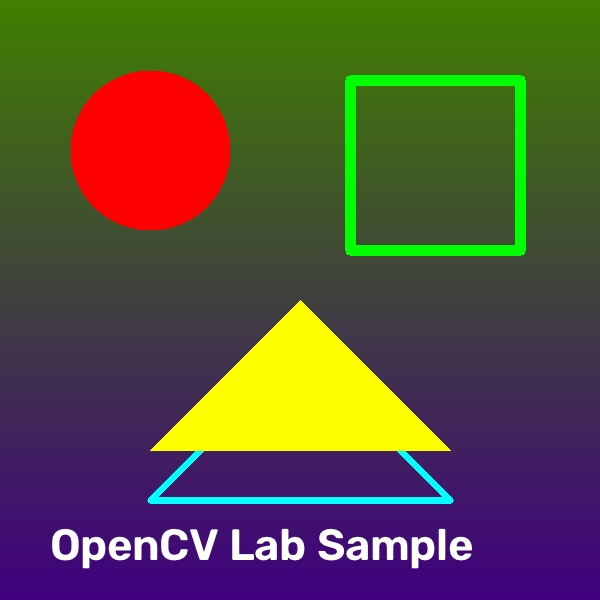
#> input picture inputs/sample.jpg, 600 x 600 px
$ python Exp_35_Draw_Rect_Extract_Object.py
#> lines starting #> are read from the running program, lines starting #| are printed output that depends on the picture
"""
Experiment 35: Draw Rectangular shape and extract objects
Description: Draw a bounding box around a specific coordinate region of interest,
             and crop/extract that object.
"""
import cv2
import os
import sys

def main():
    input_path = os.path.join("inputs", "sample.jpg")
    output_rect_img = os.path.join("outputs", "Exp_35_Rectangle_Drawn.jpg")
    output_cropped_obj = os.path.join("outputs", "Exp_35_Extracted_Object.jpg")

    img = cv2.imread(input_path)
#> img is the input picture: shape (600, 600, 3); mean B, G, R 59, 80.9, 87.9
    if img is None:
        print(f"Error: Could not read image from {input_path}")
        return

    drawn_img = img.copy()

    # 1. Define object coordinates to extract
    # The bounding box is x = [70, 230], y = [70, 230]
    x, y, w, h = 70, 70, 160, 160

    cv2.rectangle(drawn_img, (x, y), (x + w, y + h), (0, 0, 255), 3)
    cv2.putText(drawn_img, "Target Object", (x, y - 10), cv2.FONT_HERSHEY_SIMPLEX, 0.6, (0, 0, 255), 2)
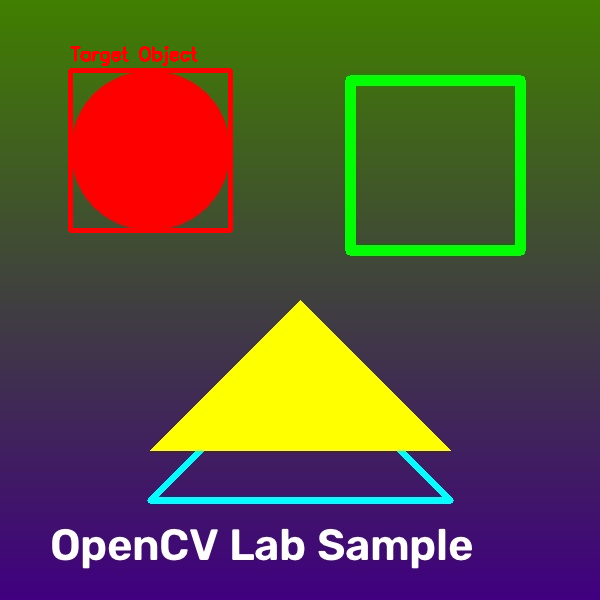
#> drawn_img: shape (600, 600, 3); mean B, G, R 58.7, 79.8, 90

    # 2. Extract (crop) the object
    extracted_obj = img[y:y+h, x:x+w]
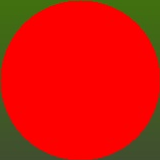
#> extracted_obj: shape (160, 160, 3); mean B, G, R 6.8, 20.9, 212.7

    # Save the output images
    os.makedirs("outputs", exist_ok=True)
    cv2.imwrite(output_rect_img, drawn_img)
    cv2.imwrite(output_cropped_obj, extracted_obj)

    print(f"Rectangle image saved to: {output_rect_img}")
    print(f"Extracted object image saved to: {output_cropped_obj}")

    # Display the result
    headless = os.environ.get("CV_HEADLESS", "0") == "1" or not sys.stdin.isatty()
    if not headless:
        try:
            cv2.imshow("Image with Rectangle", drawn_img)
            cv2.imshow("Extracted Object (Cropped)", extracted_obj)
            print("Press any key in the image window to close.")
            cv2.waitKey(0)
            cv2.destroyAllWindows()
        except Exception as e:
            print(f"Display not available: {e}")
    else:
        print("Running in headless mode. Skipping display window.")

if __name__ == "__main__":
    main()
